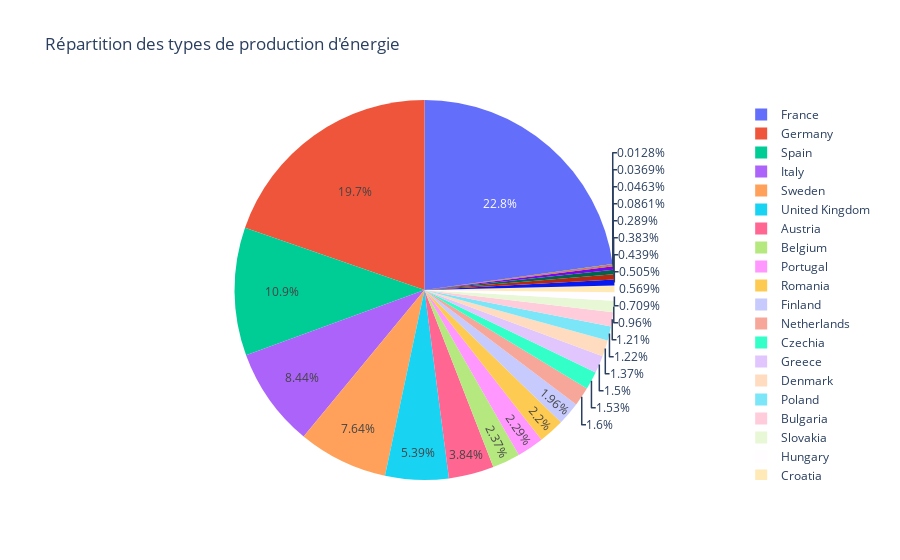

The cell this chart's notebook holds for it:
### Code cell
fig = px.pie(df, values='Clean GW', names='Country', title='Répartition des types de production d\'énergie')
fig.show()

### Figure 1 — Plotly figure (JSON) as saved in the notebook; plotly's stock layout.template omitted (floating-point values rounded to 4 significant figures; data arrays with more than 128 entries replaced by an {"elided": "..."} marker saying what was removed)
{"data": [{"domain": {"x": [0, 1], "y": [0, 1]}, "hovertemplate": "Country=%{label}<br>Clean GW=%{value}<extra></extra>", "labels": {"elided": "644 str values"}, "legendgroup": "", "name": "", "showlegend": true, "type": "pie", "values": {"elided": "644 float values"}}], "layout": {"legend": {"tracegroupgap": 0}, "title": {"text": "Répartition des types de production d'énergie"}}}
